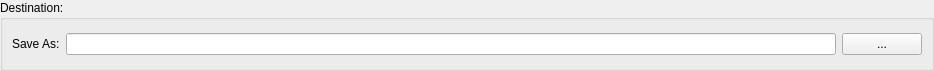
<?xml version="1.0" encoding="UTF-8"?>
<ui version="4.0">
 <class>SaveAsField</class>
 <widget class="QWidget" name="SaveAsField">
  <property name="geometry">
   <rect>
    <x>0</x>
    <y>0</y>
    <width>934</width>
    <height>71</height>
   </rect>
  </property>
  <property name="sizePolicy">
   <sizepolicy hsizetype="Preferred" vsizetype="Preferred">
    <horstretch>0</horstretch>
    <verstretch>0</verstretch>
   </sizepolicy>
  </property>
  <property name="windowTitle">
   <string>Form</string>
  </property>
  <layout class="QHBoxLayout" name="horizontalLayout">
   <property name="leftMargin">
    <number>0</number>
   </property>
   <property name="topMargin">
    <number>0</number>
   </property>
   <property name="rightMargin">
    <number>0</number>
   </property>
   <property name="bottomMargin">
    <number>0</number>
   </property>
   <item>
    <widget class="QGroupBox" name="saveAsGroupBox">
     <property name="title">
      <string>Destination:</string>
     </property>
     <layout class="QHBoxLayout" name="horizontalLayout_16">
      <item>
       <widget class="QLabel" name="saveAsLabel">
        <property name="text">
         <string>Save As:</string>
        </property>
       </widget>
      </item>
      <item>
       <widget class="QLineEdit" name="saveAsLineEdit"/>
      </item>
      <item>
       <widget class="QPushButton" name="saveAsBrowseButton">
        <property name="text">
         <string>...</string>
        </property>
       </widget>
      </item>
     </layout>
    </widget>
   </item>
  </layout>
 </widget>
 <resources/>
 <connections/>
</ui>
